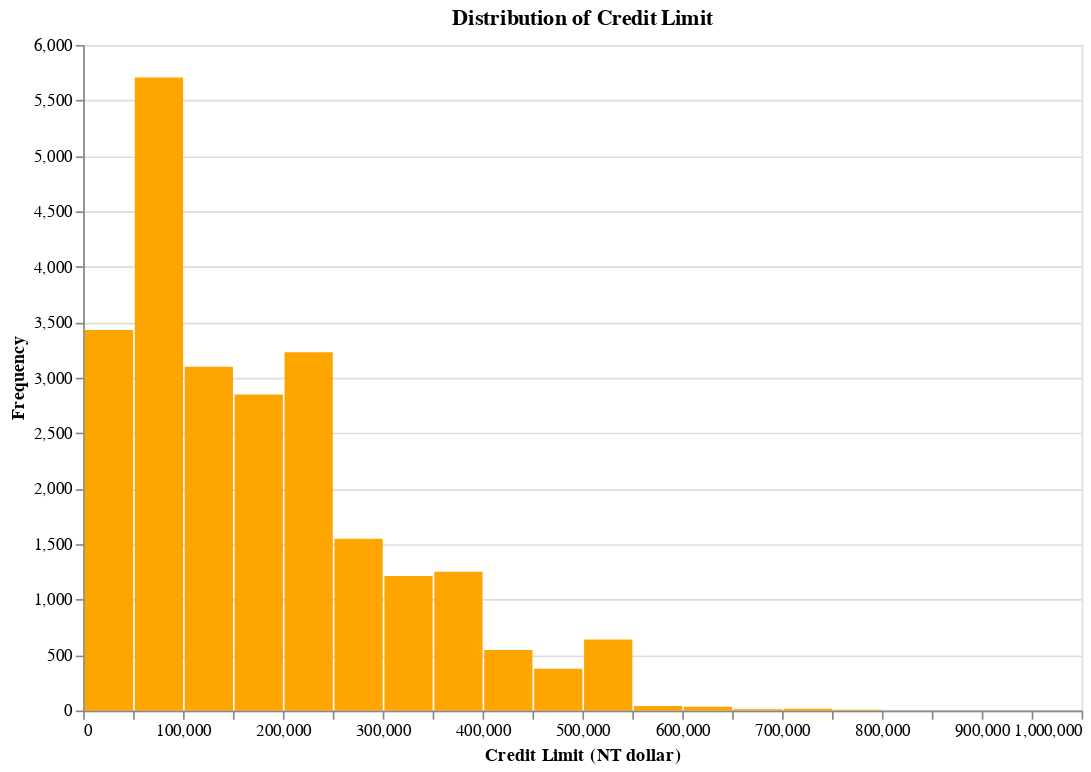

Notebook source saved alongside this figure:
### Code cell
alt.data_transformers.enable("vegafusion")

credit_limit_chart = alt.Chart(train_df).mark_bar(color='orange').encode(
    alt.X('LIMIT_BAL', bin=alt.Bin(maxbins=30), title='Credit Limit (NT dollar)'),
    alt.Y('count()', title='Frequency'),
    tooltip=[alt.Tooltip('count()', title='Count'), alt.Tooltip('mean(LIMIT_BAL)', title='Average Credit Limit')]
).properties(
    title='Distribution of Credit Limit',
    width=600,
    height=400
)
credit_limit_chart

### Figure 1 — Vega specification as saved in the notebook (floating-point values rounded to 4 significant figures)
{"$schema": "https://vega.github.io/schema/vega/v5.json", "data": [{"name": "source_0", "values": [{"__count": 3229, "bin_maxbins_30_LIMIT_BAL": 200000.0, "bin_maxbins_30_LIMIT_BAL_end": 250000.0, "mean_LIMIT_BAL": 215600.0}, {"__count": 3098, "bin_maxbins_30_LIMIT_BAL": 100000.0, "bin_maxbins_30_LIMIT_BAL_end": 150000.0, "mean_LIMIT_BAL": 118800.0}, {"__count": 3431, "bin_maxbins_30_LIMIT_BAL": 0.0, "bin_maxbins_30_LIMIT_BAL_end": 50000.0, "mean_LIMIT_BAL": 23590.0}, {"__count": 1548, "bin_maxbins_30_LIMIT_BAL": 250000.0, "bin_maxbins_30_LIMIT_BAL_end": 300000.0, "mean_LIMIT_BAL": 270000.0}, {"__count": 5707, "bin_maxbins_30_LIMIT_BAL": 50000.0, "bin_maxbins_30_LIMIT_BAL_end": 100000.0, "mean_LIMIT_BAL": 63340.0}, {"__count": 2848, "bin_maxbins_30_LIMIT_BAL": 150000.0, "bin_maxbins_30_LIMIT_BAL_end": 200000.0, "mean_LIMIT_BAL": 166000.0}, {"__count": 1213, "bin_maxbins_30_LIMIT_BAL": 300000.0, "bin_maxbins_30_LIMIT_BAL_end": 350000.0, "mean_LIMIT_BAL": 315300.0}, {"__count": 16, "bin_maxbins_30_LIMIT_BAL": 700000.0, "bin_maxbins_30_LIMIT_BAL_end": 750000.0, "mean_LIMIT_BAL": 711900.0}, {"__count": 376, "bin_maxbins_30_LIMIT_BAL": 450000.0, "bin_maxbins_30_LIMIT_BAL_end": 500000.0, "mean_LIMIT_BAL": 465800.0}, {"__count": 1251, "bin_maxbins_30_LIMIT_BAL": 350000.0, "bin_maxbins_30_LIMIT_BAL_end": 400000.0, "mean_LIMIT_BAL": 364500.0}, {"__count": 12, "bin_maxbins_30_LIMIT_BAL": 650000.0, "bin_maxbins_30_LIMIT_BAL_end": 700000.0, "mean_LIMIT_BAL": 668300.0}, {"__count": 641, "bin_maxbins_30_LIMIT_BAL": 500000.0, "bin_maxbins_30_LIMIT_BAL_end": 550000.0, "mean_LIMIT_BAL": 501500.0}, {"__count": 546, "bin_maxbins_30_LIMIT_BAL": 400000.0, "bin_maxbins_30_LIMIT_BAL_end": 450000.0, "mean_LIMIT_BAL": 414200.0}, {"__count": 41, "bin_maxbins_30_LIMIT_BAL": 550000.0, "bin_maxbins_30_LIMIT_BAL_end": 600000.0, "mean_LIMIT_BAL": 564600.0}, {"__count": 34, "bin_maxbins_30_LIMIT_BAL": 600000.0, "bin_maxbins_30_LIMIT_BAL_end": 650000.0, "mean_LIMIT_BAL": 616800.0}, {"__count": 7, "bin_maxbins_30_LIMIT_BAL": 750000.0, "bin_maxbins_30_LIMIT_BAL_end": 800000.0, "mean_LIMIT_BAL": 760000.0}, {"__count": 1, "bin_maxbins_30_LIMIT_BAL": 950000.0, "bin_maxbins_30_LIMIT_BAL_end": 1000000.0, "mean_LIMIT_BAL": 1000000.0}, {"__count": 1, "bin_maxbins_30_LIMIT_BAL": 800000.0, "bin_maxbins_30_LIMIT_BAL_end": 850000.0, "mean_LIMIT_BAL": 800000.0}]}, {"name": "source_0_y_domain___count", "values": [{"min": 1, "max": 5707}]}], "signals": [{"name": "bin_maxbins_30_LIMIT_BAL_bins", "value": {"fields": ["LIMIT_BAL"], "fname": "bin_LIMIT_BAL", "start": 0.0, "step": 50000.0, "stop": 1000000.0}}], "marks": [{"type": "rect", "name": "marks", "from": {"data": "source_0"}, "encode": {"update": {"y": {"field": "__count", "scale": "y"}, "fill": {"value": "orange"}, "ariaRoleDescription": {"value": "bar"}, "x": {"field": "bin_maxbins_30_LIMIT_BAL_end", "scale": "x", "offset": {"signal": "0.5 + (abs(scale(\"x\", datum[\"bin_maxbins_30_LIMIT_BAL_end\"]) - scale(\"x\", datum[\"bin_maxbins_30_LIMIT_BAL\"])) < 0.25 ? 0.5 * (0.25 - (abs(scale(\"x\", datum[\"bin_maxbins_30_LIMIT_BAL_end\"]) - scale(\"x\", datum[\"bin_maxbins_30_LIMIT_BAL\"])))) : -0.5)"}}, "description": {"signal": "\"Credit Limit (NT dollar): \" + (!isValid(datum[\"bin_maxbins_30_LIMIT_BAL\"]) || !isFinite(+datum[\"bin_maxbins_30_LIMIT_BAL\"]) ? \"null\" : format(datum[\"bin_maxbins_30_LIMIT_BAL\"], \"\") + \" – \" + format(datum[\"bin_maxbins_30_LIMIT_BAL_end\"], \"\")) + \"; Frequency: \" + (format(datum[\"__count\"], \"\")) + \"; Count: \" + (format(datum[\"__count\"], \"\")) + \"; Average Credit Limit: \" + (format(datum[\"mean_LIMIT_BAL\"], \"\"))"}, "x2": {"field": "bin_maxbins_30_LIMIT_BAL", "scale": "x", "offset": {"signal": "0.5 + (abs(scale(\"x\", datum[\"bin_maxbins_30_LIMIT_BAL_end\"]) - scale(\"x\", datum[\"bin_maxbins_30_LIMIT_BAL\"])) < 0.25 ? -0.5 * (0.25 - (abs(scale(\"x\", datum[\"bin_maxbins_30_LIMIT_BAL_end\"]) - scale(\"x\", datum[\"bin_maxbins_30_LIMIT_BAL\"])))) : 0.5)"}}, "y2": {"value": 0, "scale": "y"}, "tooltip": {"signal": "{\"Count\": format(datum[\"__count\"], \"\"), \"Average Credit Limit\": format(datum[\"mean_LIMIT_BAL\"], \"\")}"}}}, "style": ["bar"]}], "scales": [{"name": "x", "type": "linear", "domain": {"signal": "[bin_maxbins_30_LIMIT_BAL_bins.start, bin_maxbins_30_LIMIT_BAL_bins.stop]"}, "range": [0, {"signal": "width"}], "bins": {"signal": "bin_maxbins_30_LIMIT_BAL_bins"}, "zero": false}, {"name": "y", "type": "linear", "domain": [{"signal": "(data(\"source_0_y_domain___count\")[0] || {}).min"}, {"signal": "(data(\"source_0_y_domain___count\")[0] || {}).max"}], "range": [{"signal": "height"}, 0], "nice": true, "zero": true}], "axes": [{"scale": "y", "domain": false, "minExtent": 0, "ticks": false, "zindex": 0, "tickCount": {"signal": "ceil(height/40)"}, "grid": true, "labels": false, "gridScale": "x", "maxExtent": 0, "orient": "left", "aria": false}, {"scale": "x", "orient": "bottom", "labelOverlap": true, "labelFlush": true, "grid": false, "tickCount": {"signal": "ceil(width/10)"}, "zindex": 0, "title": "Credit Limit (NT dollar)"}, {"scale": "y", "labelOverlap": true, "grid": false, "zindex": 0, "orient": "left", "title": "Frequency", "tickCount": {"signal": "ceil(height/40)"}}], "title": {"text": "Distribution of Credit Limit", "frame": "group"}, "width": 600, "padding": 5, "background": "white", "style": "cell", "height": 400}
